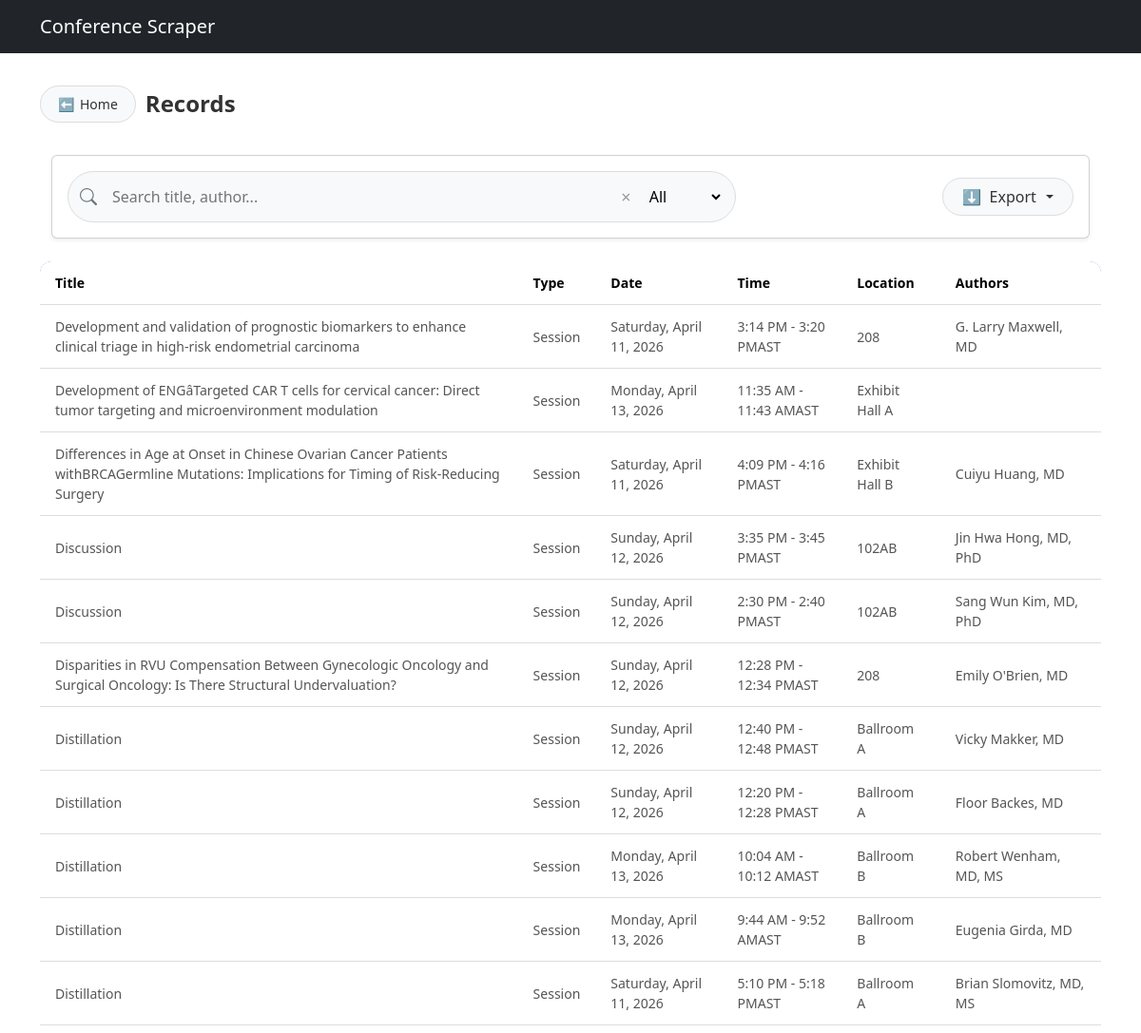
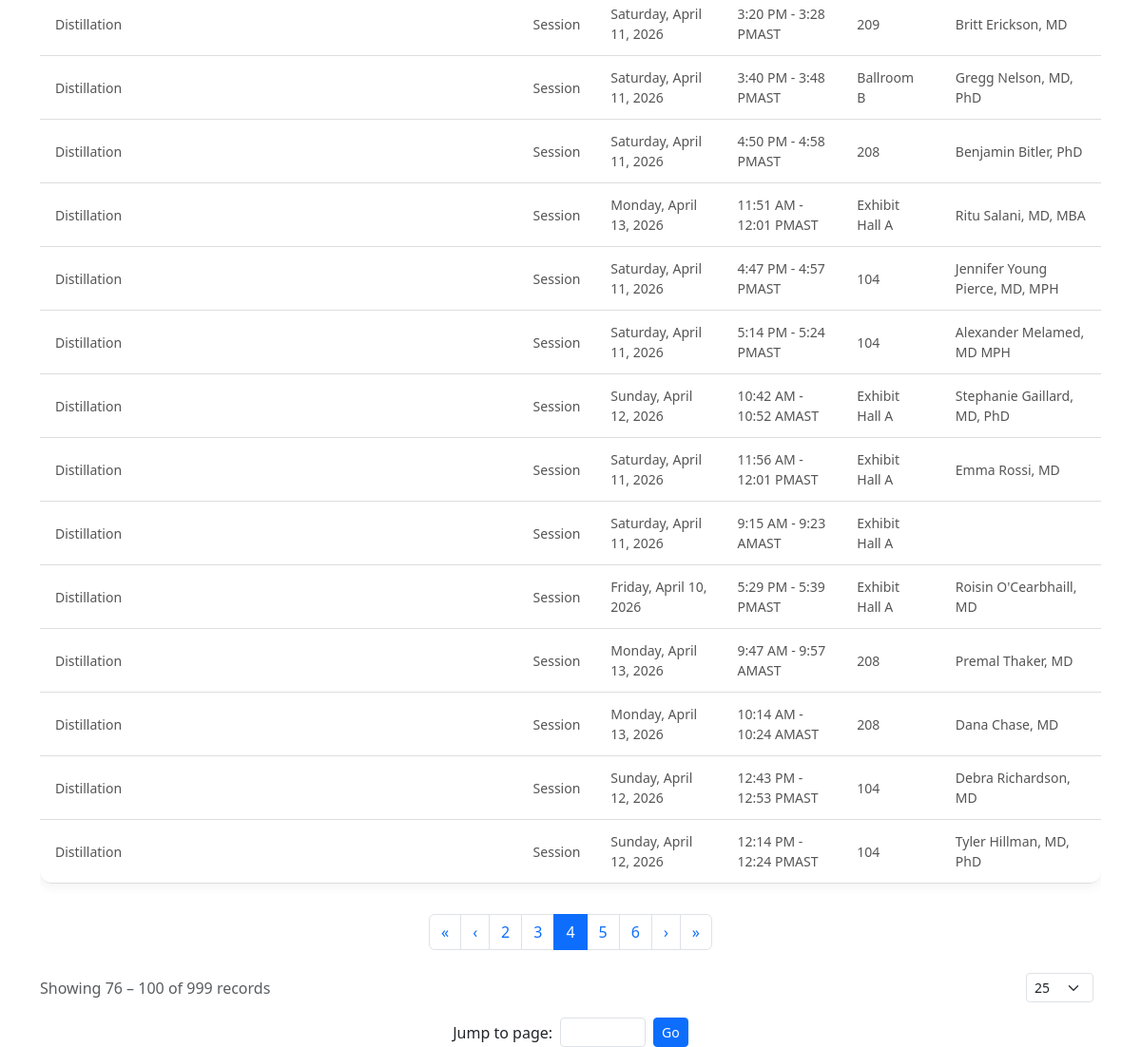
/records/?page=4&search=&type=&limit=25, run on the app's committed database (2 pictures, top to bottom).
### scraper/models.py (models this page shows, shortened)
class ConferenceItem(models.Model):
    SESSION_TYPES = [
        ('Session', 'Session'),
        ('Poster', 'Poster')
    ]
    session_title = models.CharField(max_length=500, default="N/A")
    session_type = models.CharField(max_length=50, choices=SESSION_TYPES)
    poster_title = models.TextField(blank=True, null=True)
    authors = models.TextField(blank=True, null=True)
    affiliations = models.TextField(blank=True, null=True)
    date = models.CharField(max_length=50, blank=True, null=True)
    time = models.CharField(max_length=50, blank=True, null=True)
    location = models.CharField(max_length=255, blank=True, null=True)
    session_category = models.CharField(max_length=255, blank=True, null=True)
    presentation_type = models.CharField(max_length=255, blank=True, null=True)
    description = models.TextField(blank=True, null=True)
    created_at = models.DateTimeField(auto_now_add=True)

### scraper/views.py (the view, shortened to what this page needs)
# urls.py: path("records/", views.records, name="records"),
def records(request):
    search_query = request.GET.get("search", "")
    type_filter = request.GET.get("type", "")
    limit = request.GET.get("limit", 25)
    data = ConferenceItem.objects.all()
    if type_filter:
        data = data.filter(session_type=type_filter)
    paginator = Paginator(data, limit)
    page_number = request.GET.get("page", 1)
    records = paginator.get_page(page_number)
    start_index = records.start_index()
    end_index = records.end_index()
    total_records = paginator.count
    context = {
        "records": records,
        "search_query": search_query,
        "type_filter": type_filter,
        "limit": int(limit),
        "start_index": start_index,
        "end_index": end_index,
        "total_records": total_records,
    }
    return render(request, "records.html", context)

### scraper/templates/records.html (shortened to what this page needs)
{% extends "base.html" %}
{% block content %}
<div class="records-header d-flex flex-wrap align-items-center justify-content-between mb-4">
  <a href="/" class="back-btn">
    ⬅ <span>Home</span>
  </a>
  <h2 class="records-title mb-0">Records</h2>
</div>
<div class="container mt-3">
  <div class="card shadow-sm p-3 mb-4">
    <div class="row g-2 align-items-center">
      <div class="col-md-8 col-sm-12">
        <form id="searchForm">
            <div class="search-wrapper d-flex align-items-center">
            <i class="bi bi-search search-icon"></i>
            <input
                type="text"
                id="searchInput"
                name="search"
                value="{{ search_query }}"
                placeholder="Search title, author..."
                class="search-input"
            >
            <span class="clear-btn" onclick="clearSearch()">&times;</span>
            <select name="type" id="typeFilter" class="filter-dropdown">
                <option value="">All</option>
            </select>
            </div>
          </form>
        </div>
      <div class="col-md-4 col-sm-12 text-md-end text-start">
        <div class="dropdown export-dropdown">
            <button class="dropdown-toggle export-btn w-100 w-md-auto" type="button" data-bs-toggle="dropdown">
            ⬇ <span class="ms-1">Export</span>
            </button>
        </div>
      </div>
    </div>
  </div>
</div>
<div class="table-responsive">
  <table class="table professional-table">
    <thead>
      <tr>
        <th>Title</th>
        <th>Type</th>
        <th>Date</th>
        <th>Time</th>
        <th>Location</th>
        <th>Authors</th>
      </tr>
    </thead>
    <tbody>
      {% for record in records %}
      <tr>
        <td>
          {% if record.session_title %}
            {{ record.session_title }}
          {% else %}
            {{ record.poster_title }}
          {% endif %}
        </td>
        <td>{{ record.session_type }}</td>
        <td>{{ record.date }}</td>
        <td>{{ record.time }}</td>
        <td>{{ record.location }}</td>
        <td>{{ record.authors }}</td>
      </tr>
      {% empty %}
      <tr>
        <td colspan="6" class="text-center">No records found</td>
      </tr>
      {% endfor %}
    </tbody>
  </table>
</div>
<nav class="mt-3">
  <ul class="pagination justify-content-center flex-wrap">
    {% if records.has_previous %}
    <li class="page-item">
      <a class="page-link" href="?page=1&search={{search_query}}&type={{type_filter}}&limit={{limit}}">&laquo;</a>
    </li>
    <li class="page-item">
      <a class="page-link" href="?page={{records.previous_page_number}}&search={{search_query}}&type={{type_filter}}&limit={{limit}}">&lsaquo;</a>
    </li>
    {% endif %}
    {% for num in records.paginator.page_range %}
      {% if num >= records.number|add:-2 and num <= records.number|add:2 %}
      <li class="page-item {% if records.number == num %}active{% endif %}">
        <a class="page-link" href="?page={{num}}&search={{search_query}}&type={{type_filter}}&limit={{limit}}">
          {{num}}
        </a>
      </li>
      {% endif %}
    {% endfor %}
    {% if records.has_next %}
    <li class="page-item">
      <a class="page-link" href="?page={{records.next_page_number}}&search={{search_query}}&type={{type_filter}}&limit={{limit}}">&rsaquo;</a>
    </li>
    <li class="page-item">
      <a class="page-link" href="?page={{records.paginator.num_pages}}&search={{search_query}}&type={{type_filter}}&limit={{limit}}">&raquo;</a>
    </li>
    {% endif %}
  </ul>
</nav>
<div class="d-flex justify-content-between align-items-center flex-wrap mt-4">
  <div id="recordsSummary" class="text-muted">
    Showing {{start_index}} – {{end_index}} of {{total_records}} records
  </div>
  <form method="get" class="d-flex align-items-center">
    <select name="limit" class="form-select form-select-sm me-2" onchange="this.form.submit()">
      <option value="25" {% if limit == 25 %}selected{% endif %}>25</option>
    </select>
  </form>
</div>
<div class="text-center mt-3">
  <form method="get" class="d-inline-flex align-items-center">
    <label class="me-2">Jump to page:</label>
    <input type="number"
      name="page"
      min="1"
      max="{{records.paginator.num_pages}}"
      class="form-control form-control-sm me-2"
      style="width:90px;">
    <button class="btn btn-sm btn-primary">Go</button>
  </form>
</div>
<link href="https://cdn.jsdelivr.net/npm/bootstrap-icons/font/bootstrap-icons.css" rel="stylesheet">
{% endblock %}

### scraper/templates/records.html (style rules this page uses)
.search-wrapper { width: 100%; background: #f8f9fa; border-radius: 50px; padding: 8px 12px; border: 1px solid #ddd; gap: 10px; }
.search-icon { font-size: 18px; color: #6c757d; }
.search-input { border: none; outline: none; background: transparent; flex: 1; padding: 6px; }
.clear-btn { cursor: pointer; font-size: 18px; color: #999; }
.filter-dropdown { border: none; outline: none; background: transparent; padding: 5px; cursor: pointer; }
.export-dropdown { background: #f8f9fa; border-radius: 50px; border: 1px solid #ddd; padding: 6px 14px; display: inline-flex; align-items: center; transition: all 0.2s ease; }
.export-btn { border: none; background: transparent; font-weight: 500; color: #333; cursor: pointer; outline: none; }
.export-btn::after { margin-left: 6px; }
.back-btn { display: inline-flex; align-items: center; background: #f8f9fa; border: 1px solid #ddd; border-radius: 50px; padding: 8px 16px; color: #333; text-decoration: none; font-weight: 500; transition: all 0.2s ease; }
.professional-table { width: 100%; border-collapse: separate; border-spacing: 0; border-radius: 12px; overflow: hidden; box-shadow: 0 4px 12px rgba(0,0,0,0.05); background: #f8f9fa; font-family: "Segoe UI", Tahoma, Geneva, Verdana, sans-serif; }
.professional-table thead tr { background: #4e73df; color: #fff; font-weight: 600; text-align: left; font-size: 14px; }
.professional-table thead th:first-child { border-top-left-radius: 12px; }
.professional-table thead th:last-child { border-top-right-radius: 12px; }
.professional-table tbody tr { background: #fff; transition: all 0.2s ease; }
.professional-table th, .professional-table td { padding: 12px 16px; border-bottom: 1px solid #ddd; vertical-align: middle; }
.professional-table tbody tr:last-child td:first-child { border-bottom-left-radius: 12px; }
.professional-table tbody tr:last-child td:last-child { border-bottom-right-radius: 12px; }
.professional-table tbody td { color: #555; font-size: 14px; }
.records-header { width: 100%; padding: 10px 0; display: flex; flex-wrap: wrap; align-items: center; justify-content: space-between; gap: 10px; }
.back-btn { display: inline-flex; align-items: center; gap: 6px; background: #f8f9fa; border: 1px solid #ddd; border-radius: 50px; padding: 8px 18px; font-size: 14px; font-weight: 500; color: #333; text-decoration: none; transition: all 0.25s ease; }
.records-title { font-weight: 600; font-size: 24px; color: #333; margin: 0; flex-grow: 1; text-align: left; }
.records-title { font-weight: 600; color: #333; margin: 0; }

### data on the page
ConferenceItem: session_title "Development and validation of prognostic biomarkers to enhance clinical triage in high-risk endometrial carcinoma", session_type "Session", date "Saturday, April 11, 2026", time "3:14 PM - 3:20 PMAST", location "208", authors "G. Larry Maxwell, MD"
ConferenceItem: session_title "Development of ENGâTargeted CAR T cells for cervical cancer: Direct tumor targeting and microenvironment modulation", session_type "Session", date "Monday, April 13, 2026", time "11:35 AM - 11:43 AMAST", location "Exhibit Hall A"
ConferenceItem: session_title "Differences in Age at Onset in Chinese Ovarian Cancer Patients withBRCAGermline Mutations: Implications for Timing of Risk-Reducing Surgery", session_type "Session", date "Saturday, April 11, 2026", time "4:09 PM - 4:16 PMAST", location "Exhibit Hall B", authors "Cuiyu Huang, MD"
ConferenceItem: session_title "Discussion", session_type "Session", date "Sunday, April 12, 2026", time "3:35 PM - 3:45 PMAST", location "102AB", authors "Jin Hwa Hong, MD, PhD"
ConferenceItem: session_title "Discussion", session_type "Session", date "Sunday, April 12, 2026", time "2:30 PM - 2:40 PMAST", location "102AB", authors "Sang Wun Kim, MD, PhD"
ConferenceItem: session_title "Disparities in RVU Compensation Between Gynecologic Oncology and Surgical Oncology: Is There Structural Undervaluation?", session_type "Session", date "Sunday, April 12, 2026", time "12:28 PM - 12:34 PMAST", location "208", authors "Emily O'Brien, MD"
ConferenceItem: session_title "Distillation", session_type "Session", date "Sunday, April 12, 2026", time "12:40 PM - 12:48 PMAST", location "Ballroom A", authors "Vicky Makker, MD"
ConferenceItem: session_title "Distillation", session_type "Session", date "Sunday, April 12, 2026", time "12:20 PM - 12:28 PMAST", location "Ballroom A", authors "Floor Backes, MD"
ConferenceItem: session_title "Distillation", session_type "Session", date "Monday, April 13, 2026", time "10:04 AM - 10:12 AMAST", location "Ballroom B", authors "Robert Wenham, MD, MS"
ConferenceItem: session_title "Distillation", session_type "Session", date "Monday, April 13, 2026", time "9:44 AM - 9:52 AMAST", location "Ballroom B", authors "Eugenia Girda, MD"
ConferenceItem: session_title "Distillation", session_type "Session", date "Saturday, April 11, 2026", time "5:10 PM - 5:18 PMAST", location "Ballroom A", authors "Brian Slomovitz, MD, MS"
ConferenceItem: session_title "Distillation", session_type "Session", date "Saturday, April 11, 2026", time "3:20 PM - 3:28 PMAST", location "209", authors "Britt Erickson, MD"
ConferenceItem: session_title "Distillation", session_type "Session", date "Saturday, April 11, 2026", time "3:40 PM - 3:48 PMAST", location "Ballroom B", authors "Gregg Nelson, MD, PhD"
ConferenceItem: session_title "Distillation", session_type "Session", date "Saturday, April 11, 2026", time "4:50 PM - 4:58 PMAST", location "208", authors "Benjamin Bitler, PhD"
ConferenceItem: session_title "Distillation", session_type "Session", date "Monday, April 13, 2026", time "11:51 AM - 12:01 PMAST", location "Exhibit Hall A", authors "Ritu Salani, MD, MBA"
ConferenceItem: session_title "Distillation", session_type "Session", date "Saturday, April 11, 2026", time "4:47 PM - 4:57 PMAST", location "104", authors "Jennifer Young Pierce, MD, MPH"
ConferenceItem: session_title "Distillation", session_type "Session", date "Saturday, April 11, 2026", time "5:14 PM - 5:24 PMAST", location "104", authors "Alexander Melamed, MD MPH"
ConferenceItem: session_title "Distillation", session_type "Session", date "Sunday, April 12, 2026", time "10:42 AM - 10:52 AMAST", location "Exhibit Hall A", authors "Stephanie Gaillard, MD, PhD"
ConferenceItem: session_title "Distillation", session_type "Session", date "Saturday, April 11, 2026", time "11:56 AM - 12:01 PMAST", location "Exhibit Hall A", authors "Emma Rossi, MD"
ConferenceItem: session_title "Distillation", session_type "Session", date "Saturday, April 11, 2026", time "9:15 AM - 9:23 AMAST", location "Exhibit Hall A"
ConferenceItem: session_title "Distillation", session_type "Session", date "Friday, April 10, 2026", time "5:29 PM - 5:39 PMAST", location "Exhibit Hall A", authors "Roisin O'Cearbhaill, MD"
ConferenceItem: session_title "Distillation", session_type "Session", date "Monday, April 13, 2026", time "9:47 AM - 9:57 AMAST", location "208", authors "Premal Thaker, MD"
ConferenceItem: session_title "Distillation", session_type "Session", date "Monday, April 13, 2026", time "10:14 AM - 10:24 AMAST", location "208", authors "Dana Chase, MD"
ConferenceItem: session_title "Distillation", session_type "Session", date "Sunday, April 12, 2026", time "12:43 PM - 12:53 PMAST", location "104", authors "Debra Richardson, MD"
ConferenceItem: session_title "Distillation", session_type "Session", date "Sunday, April 12, 2026", time "12:14 PM - 12:24 PMAST", location "104", authors "Tyler Hillman, MD, PhD"

### other printed values
{{ num }} "2" "3" "4" "5" "6"
{{ start_index }} "76"
{{ end_index }} "100"
{{ total_records }} "999"
